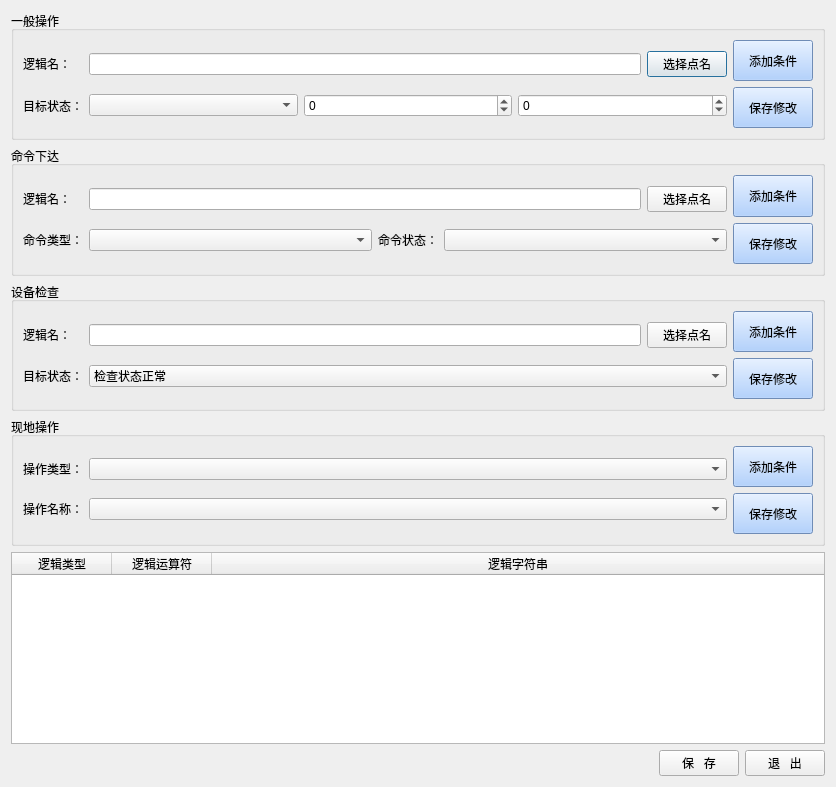
<?xml version="1.0" encoding="UTF-8"?>
<ui version="4.0">
 <class>CSubjectCondition</class>
 <widget class="QDialog" name="CSubjectCondition">
  <property name="geometry">
   <rect>
    <x>0</x>
    <y>0</y>
    <width>836</width>
    <height>787</height>
   </rect>
  </property>
  <property name="windowTitle">
   <string>题目条件编辑</string>
  </property>
  <property name="styleSheet">
   <string notr="true">font: 14pt &quot;宋体&quot;;</string>
  </property>
  <layout class="QVBoxLayout" name="verticalLayout_5">
   <item>
    <widget class="QGroupBox" name="groupBox">
     <property name="title">
      <string>一般操作</string>
     </property>
     <layout class="QHBoxLayout" name="horizontalLayout_3">
      <item>
       <layout class="QVBoxLayout" name="verticalLayout">
        <item>
         <layout class="QHBoxLayout" name="horizontalLayout">
          <item>
           <widget class="QLabel" name="label">
            <property name="minimumSize">
             <size>
              <width>60</width>
              <height>0</height>
             </size>
            </property>
            <property name="maximumSize">
             <size>
              <width>60</width>
              <height>16777215</height>
             </size>
            </property>
            <property name="text">
             <string>逻辑名：</string>
            </property>
           </widget>
          </item>
          <item>
           <widget class="QLineEdit" name="editLogicalNameAlarm"/>
          </item>
          <item>
           <widget class="QPushButton" name="buttonPointAlarm">
            <property name="text">
             <string>选择点名</string>
            </property>
           </widget>
          </item>
         </layout>
        </item>
        <item>
         <layout class="QHBoxLayout" name="horizontalLayout_2">
          <item>
           <widget class="QLabel" name="label_6">
            <property name="minimumSize">
             <size>
              <width>60</width>
              <height>0</height>
             </size>
            </property>
            <property name="maximumSize">
             <size>
              <width>60</width>
              <height>16777215</height>
             </size>
            </property>
            <property name="text">
             <string>目标状态：</string>
            </property>
           </widget>
          </item>
          <item>
           <widget class="QComboBox" name="comboSymbolAlarm">
            <property name="minimumSize">
             <size>
              <width>80</width>
              <height>0</height>
             </size>
            </property>
           </widget>
          </item>
          <item>
           <widget class="QSpinBox" name="editValueAlarm1">
            <property name="minimum">
             <number>-9999999</number>
            </property>
            <property name="maximum">
             <number>9999999</number>
            </property>
           </widget>
          </item>
          <item>
           <widget class="QSpinBox" name="editValueAlarm2">
            <property name="minimum">
             <number>-9999999</number>
            </property>
            <property name="maximum">
             <number>9999999</number>
            </property>
           </widget>
          </item>
         </layout>
        </item>
       </layout>
      </item>
      <item>
       <layout class="QVBoxLayout" name="verticalLayout_6">
        <item>
         <widget class="QPushButton" name="buttonAddAlarm">
          <property name="sizePolicy">
           <sizepolicy hsizetype="Fixed" vsizetype="Expanding">
            <horstretch>0</horstretch>
            <verstretch>0</verstretch>
           </sizepolicy>
          </property>
          <property name="styleSheet">
           <string notr="true">background-color: rgb(156, 196, 255);</string>
          </property>
          <property name="text">
           <string>添加条件</string>
          </property>
         </widget>
        </item>
        <item>
         <widget class="QPushButton" name="buttonSaveAlarm">
          <property name="sizePolicy">
           <sizepolicy hsizetype="Fixed" vsizetype="Expanding">
            <horstretch>0</horstretch>
            <verstretch>0</verstretch>
           </sizepolicy>
          </property>
          <property name="styleSheet">
           <string notr="true">background-color: rgb(156, 196, 255);</string>
          </property>
          <property name="text">
           <string>保存修改</string>
          </property>
         </widget>
        </item>
       </layout>
      </item>
     </layout>
    </widget>
   </item>
   <item>
    <widget class="QGroupBox" name="groupBox_2">
     <property name="title">
      <string>命令下达</string>
     </property>
     <layout class="QHBoxLayout" name="horizontalLayout_8">
      <item>
       <layout class="QVBoxLayout" name="verticalLayout_2">
        <item>
         <layout class="QHBoxLayout" name="horizontalLayout_6">
          <item>
           <widget class="QLabel" name="label_2">
            <property name="minimumSize">
             <size>
              <width>60</width>
              <height>0</height>
             </size>
            </property>
            <property name="maximumSize">
             <size>
              <width>60</width>
              <height>16777215</height>
             </size>
            </property>
            <property name="text">
             <string>逻辑名：</string>
            </property>
           </widget>
          </item>
          <item>
           <widget class="QLineEdit" name="editLogicalNameCmd"/>
          </item>
          <item>
           <widget class="QPushButton" name="buttonPointCmd">
            <property name="text">
             <string>选择点名</string>
            </property>
           </widget>
          </item>
         </layout>
        </item>
        <item>
         <layout class="QHBoxLayout" name="horizontalLayout_7">
          <item>
           <layout class="QHBoxLayout" name="horizontalLayout_4">
            <item>
             <widget class="QLabel" name="label_14">
              <property name="minimumSize">
               <size>
                <width>60</width>
                <height>0</height>
               </size>
              </property>
              <property name="maximumSize">
               <size>
                <width>60</width>
                <height>16777215</height>
               </size>
              </property>
              <property name="text">
               <string>命令类型：</string>
              </property>
             </widget>
            </item>
            <item>
             <widget class="QComboBox" name="comboCmdTypeId">
              <property name="sizePolicy">
               <sizepolicy hsizetype="Expanding" vsizetype="Fixed">
                <horstretch>0</horstretch>
                <verstretch>0</verstretch>
               </sizepolicy>
              </property>
              <property name="minimumSize">
               <size>
                <width>280</width>
                <height>0</height>
               </size>
              </property>
             </widget>
            </item>
           </layout>
          </item>
          <item>
           <layout class="QHBoxLayout" name="horizontalLayout_5">
            <item>
             <widget class="QLabel" name="label_15">
              <property name="minimumSize">
               <size>
                <width>60</width>
                <height>0</height>
               </size>
              </property>
              <property name="maximumSize">
               <size>
                <width>60</width>
                <height>16777215</height>
               </size>
              </property>
              <property name="text">
               <string>命令状态：</string>
              </property>
             </widget>
            </item>
            <item>
             <widget class="QComboBox" name="comboCmdOpt">
              <property name="sizePolicy">
               <sizepolicy hsizetype="Expanding" vsizetype="Fixed">
                <horstretch>0</horstretch>
                <verstretch>0</verstretch>
               </sizepolicy>
              </property>
              <property name="minimumSize">
               <size>
                <width>150</width>
                <height>0</height>
               </size>
              </property>
             </widget>
            </item>
           </layout>
          </item>
         </layout>
        </item>
       </layout>
      </item>
      <item>
       <layout class="QVBoxLayout" name="verticalLayout_7">
        <item>
         <widget class="QPushButton" name="buttonAddCmd">
          <property name="sizePolicy">
           <sizepolicy hsizetype="Fixed" vsizetype="Expanding">
            <horstretch>0</horstretch>
            <verstretch>0</verstretch>
           </sizepolicy>
          </property>
          <property name="styleSheet">
           <string notr="true">background-color: rgb(156, 196, 255);</string>
          </property>
          <property name="text">
           <string>添加条件</string>
          </property>
         </widget>
        </item>
        <item>
         <widget class="QPushButton" name="buttonSaveCmd">
          <property name="sizePolicy">
           <sizepolicy hsizetype="Fixed" vsizetype="Expanding">
            <horstretch>0</horstretch>
            <verstretch>0</verstretch>
           </sizepolicy>
          </property>
          <property name="styleSheet">
           <string notr="true">background-color: rgb(156, 196, 255);</string>
          </property>
          <property name="text">
           <string>保存修改</string>
          </property>
         </widget>
        </item>
       </layout>
      </item>
     </layout>
    </widget>
   </item>
   <item>
    <widget class="QGroupBox" name="groupBox_4">
     <property name="title">
      <string>设备检查</string>
     </property>
     <layout class="QHBoxLayout" name="horizontalLayout_13">
      <item>
       <layout class="QVBoxLayout" name="verticalLayout_3">
        <item>
         <layout class="QHBoxLayout" name="horizontalLayout_11">
          <item>
           <widget class="QLabel" name="label_3">
            <property name="minimumSize">
             <size>
              <width>60</width>
              <height>0</height>
             </size>
            </property>
            <property name="maximumSize">
             <size>
              <width>60</width>
              <height>16777215</height>
             </size>
            </property>
            <property name="text">
             <string>逻辑名：</string>
            </property>
           </widget>
          </item>
          <item>
           <widget class="QLineEdit" name="editLogicalNameCheck"/>
          </item>
          <item>
           <widget class="QPushButton" name="buttonPointCheck">
            <property name="text">
             <string>选择点名</string>
            </property>
           </widget>
          </item>
         </layout>
        </item>
        <item>
         <layout class="QHBoxLayout" name="horizontalLayout_12">
          <item>
           <widget class="QLabel" name="label_22">
            <property name="minimumSize">
             <size>
              <width>60</width>
              <height>0</height>
             </size>
            </property>
            <property name="maximumSize">
             <size>
              <width>60</width>
              <height>16777215</height>
             </size>
            </property>
            <property name="text">
             <string>目标状态：</string>
            </property>
           </widget>
          </item>
          <item>
           <widget class="QComboBox" name="comboCheckState">
            <item>
             <property name="text">
              <string>检查状态正常</string>
             </property>
            </item>
            <item>
             <property name="text">
              <string>检查状态异常</string>
             </property>
            </item>
           </widget>
          </item>
         </layout>
        </item>
       </layout>
      </item>
      <item>
       <layout class="QVBoxLayout" name="verticalLayout_8">
        <item>
         <widget class="QPushButton" name="buttonAddCheck">
          <property name="sizePolicy">
           <sizepolicy hsizetype="Fixed" vsizetype="Expanding">
            <horstretch>0</horstretch>
            <verstretch>0</verstretch>
           </sizepolicy>
          </property>
          <property name="styleSheet">
           <string notr="true">background-color: rgb(156, 196, 255);</string>
          </property>
          <property name="text">
           <string>添加条件</string>
          </property>
         </widget>
        </item>
        <item>
         <widget class="QPushButton" name="buttonSaveCheck">
          <property name="sizePolicy">
           <sizepolicy hsizetype="Fixed" vsizetype="Expanding">
            <horstretch>0</horstretch>
            <verstretch>0</verstretch>
           </sizepolicy>
          </property>
          <property name="styleSheet">
           <string notr="true">background-color: rgb(156, 196, 255);</string>
          </property>
          <property name="text">
           <string>保存修改</string>
          </property>
         </widget>
        </item>
       </layout>
      </item>
     </layout>
    </widget>
   </item>
   <item>
    <widget class="QGroupBox" name="groupBox_3">
     <property name="title">
      <string>现地操作</string>
     </property>
     <layout class="QHBoxLayout" name="horizontalLayout_14">
      <item>
       <layout class="QVBoxLayout" name="verticalLayout_4">
        <item>
         <layout class="QHBoxLayout" name="horizontalLayout_9">
          <item>
           <widget class="QLabel" name="label_7">
            <property name="minimumSize">
             <size>
              <width>60</width>
              <height>0</height>
             </size>
            </property>
            <property name="maximumSize">
             <size>
              <width>60</width>
              <height>16777215</height>
             </size>
            </property>
            <property name="text">
             <string>操作类型：</string>
            </property>
           </widget>
          </item>
          <item>
           <widget class="QComboBox" name="comboOprType">
            <property name="sizePolicy">
             <sizepolicy hsizetype="Expanding" vsizetype="Fixed">
              <horstretch>0</horstretch>
              <verstretch>0</verstretch>
             </sizepolicy>
            </property>
           </widget>
          </item>
         </layout>
        </item>
        <item>
         <layout class="QHBoxLayout" name="horizontalLayout_10">
          <item>
           <widget class="QLabel" name="label_8">
            <property name="minimumSize">
             <size>
              <width>60</width>
              <height>0</height>
             </size>
            </property>
            <property name="maximumSize">
             <size>
              <width>60</width>
              <height>16777215</height>
             </size>
            </property>
            <property name="text">
             <string>操作名称：</string>
            </property>
           </widget>
          </item>
          <item>
           <widget class="QComboBox" name="comboOprName">
            <property name="sizePolicy">
             <sizepolicy hsizetype="Expanding" vsizetype="Fixed">
              <horstretch>0</horstretch>
              <verstretch>0</verstretch>
             </sizepolicy>
            </property>
           </widget>
          </item>
         </layout>
        </item>
       </layout>
      </item>
      <item>
       <layout class="QVBoxLayout" name="verticalLayout_11">
        <item>
         <widget class="QPushButton" name="buttonAddOpr">
          <property name="sizePolicy">
           <sizepolicy hsizetype="Fixed" vsizetype="Expanding">
            <horstretch>0</horstretch>
            <verstretch>0</verstretch>
           </sizepolicy>
          </property>
          <property name="styleSheet">
           <string notr="true">background-color: rgb(156, 196, 255);</string>
          </property>
          <property name="text">
           <string>添加条件</string>
          </property>
         </widget>
        </item>
        <item>
         <widget class="QPushButton" name="buttonSaveOpr">
          <property name="sizePolicy">
           <sizepolicy hsizetype="Fixed" vsizetype="Expanding">
            <horstretch>0</horstretch>
            <verstretch>0</verstretch>
           </sizepolicy>
          </property>
          <property name="styleSheet">
           <string notr="true">background-color: rgb(156, 196, 255);</string>
          </property>
          <property name="text">
           <string>保存修改</string>
          </property>
         </widget>
        </item>
       </layout>
      </item>
     </layout>
    </widget>
   </item>
   <item>
    <widget class="QTableWidget" name="tableWidget">
     <property name="editTriggers">
      <set>QAbstractItemView::NoEditTriggers</set>
     </property>
     <property name="selectionMode">
      <enum>QAbstractItemView::SingleSelection</enum>
     </property>
     <property name="selectionBehavior">
      <enum>QAbstractItemView::SelectRows</enum>
     </property>
     <attribute name="horizontalHeaderStretchLastSection">
      <bool>true</bool>
     </attribute>
     <column>
      <property name="text">
       <string>逻辑类型</string>
      </property>
     </column>
     <column>
      <property name="text">
       <string>逻辑运算符</string>
      </property>
     </column>
     <column>
      <property name="text">
       <string>逻辑字符串</string>
      </property>
     </column>
    </widget>
   </item>
   <item>
    <layout class="QHBoxLayout" name="horizontalLayout_15">
     <item>
      <spacer name="horizontalSpacer">
       <property name="orientation">
        <enum>Qt::Horizontal</enum>
       </property>
       <property name="sizeHint" stdset="0">
        <size>
         <width>40</width>
         <height>20</height>
        </size>
       </property>
      </spacer>
     </item>
     <item>
      <widget class="QPushButton" name="buttonSave">
       <property name="text">
        <string>保   存</string>
       </property>
      </widget>
     </item>
     <item>
      <widget class="QPushButton" name="buttonExit">
       <property name="text">
        <string>退   出</string>
       </property>
      </widget>
     </item>
    </layout>
   </item>
  </layout>
 </widget>
 <resources/>
 <connections/>
</ui>
